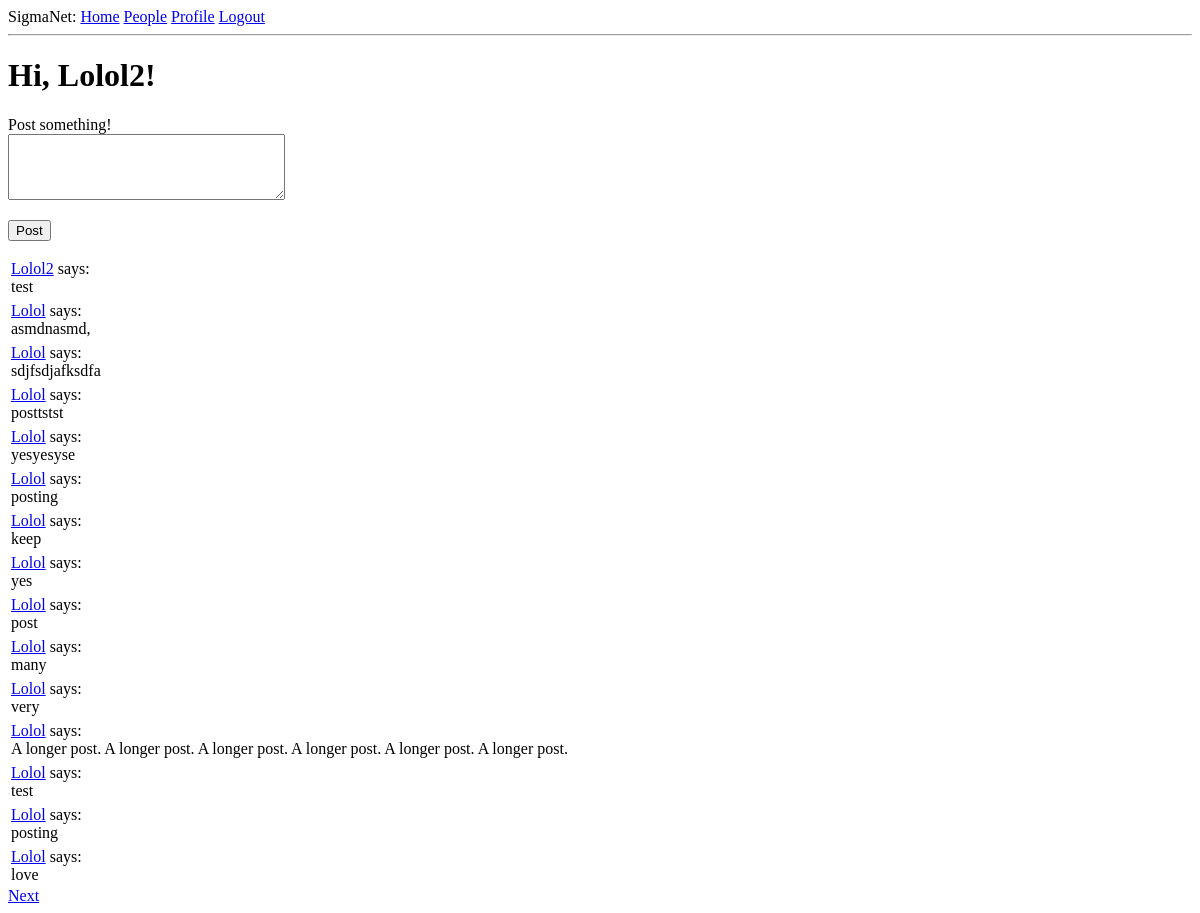
Before: /index (signed in) with the older database file.
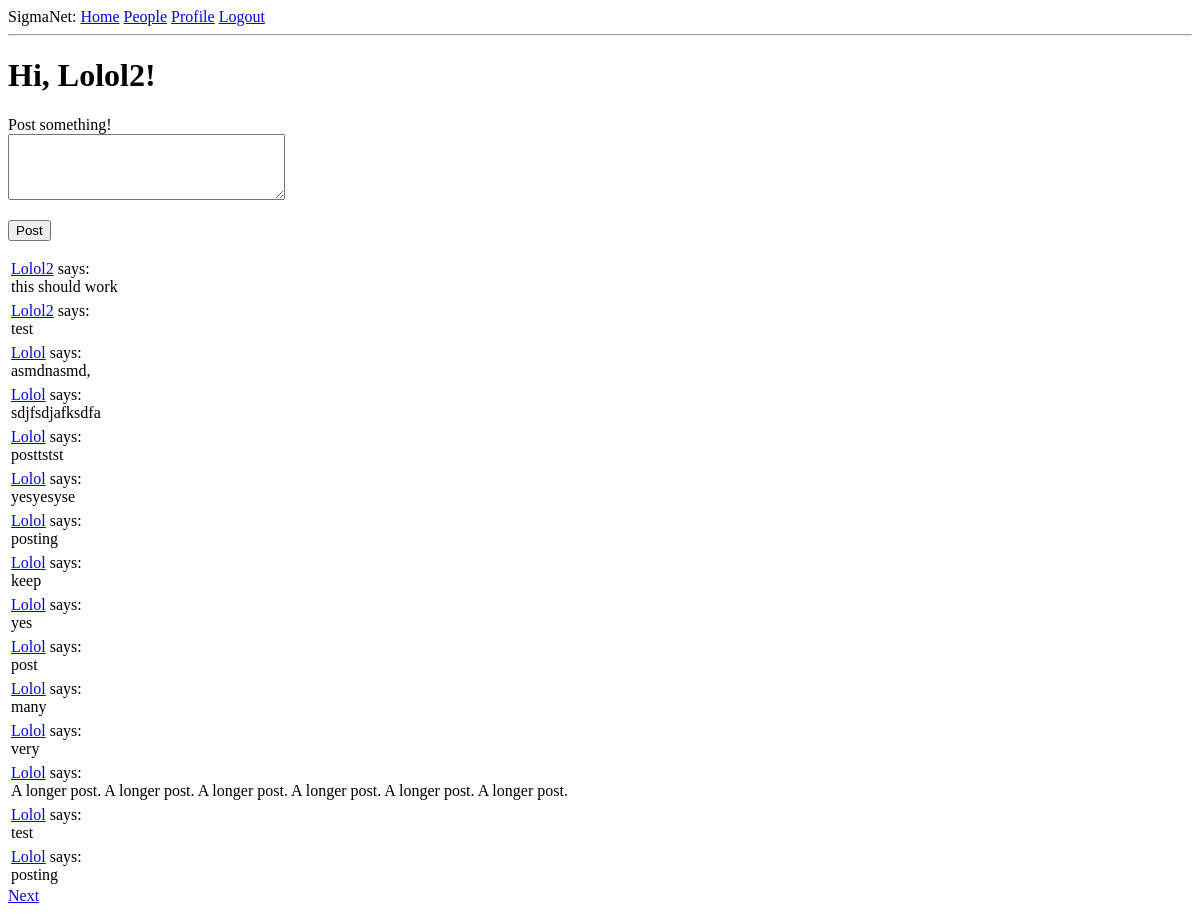
After: the same page with the newer database file.
### app/models.py (models this page shows, shortened)
class Post(db.Model):
    id = db.Column(db.Integer, primary_key=True)
    body = db.Column(db.String(140))
    timestamp = db.Column(db.DateTime, index=True, default=datetime.utcnow)
    user_id = db.Column(db.Integer, db.ForeignKey('user.id'))
    comments = db.relationship('Comment', backref='post', lazy='dynamic')

class User(UserMixin, db.Model):
    id = db.Column(db.Integer, primary_key=True)
    username = db.Column(db.String(64), index=True, unique=True)
    email = db.Column(db.String(120), index=True, unique=True)
    password_hash = db.Column(db.String(128))
    posts = db.relationship('Post', backref='author', lazy='dynamic')
    about_me = db.Column(db.String(140))
    comments = db.relationship('Comment', backref='author', lazy='dynamic')

### app/routes.py (the view)
@app.route('/', methods=['GET', 'POST'])
@app.route('/index', methods=['GET', 'POST'])
@login_required
def index():
    form = PostForm()
    if form.validate_on_submit():
        post = Post(body=form.post.data, author=current_user)
        db.session.add(post)
        db.session.commit()
        flash('Your post is now posted!')
        return redirect(url_for('index'))
    page = request.args.get('page', 1, type=int)
    posts = Post.query.order_by(Post.timestamp.desc()).paginate(
        page, app.config['POSTS_PER_PAGE'], True)
    if posts.has_next is True:
        next_url = url_for('index', page=posts.next_num)
    else:
        next_url = None
    if posts.has_prev is True:
        prev_url = url_for('index', page=posts.prev_num)
    else:
        prev_url = None
    session.permanent = True
    app.permanent_session_lifetime = timedelta(minutes=5)
    return render_template('index.html', title='Home', form=form, posts=posts.items, next_url=next_url, prev_url=prev_url)

### app/forms.py
class PostForm(FlaskForm):
    post = TextAreaField('Post something!', validators=[
                         DataRequired(), Length(min=1, max=140)])
    submit = SubmitField('Post')

### app/models.py (called while the page is built)
@login.user_loader
def load_user(id):
    return User.query.get(int(id))

### app/routes.py (called while the page is built)
@app.before_request
def make_session_permanent():
    session.permanent = True
    app.permanent_session_lifetime = timedelta(minutes=30)

### app/templates/index.html (shortened to what this page needs)
{% extends "base.html" %}
{% block content %}
    <h1>Hi, {{ current_user.username }}!</h1>
	{% if form %}
	<form action="" method="post">
		<p>
			{{ form.post.label }}<br>
			{{ form.post(cols=32, rows=4) }}<br>
		</p>
		<p>{{ form.submit() }}</p>
	</form>
	{% endif %}
    {% for post in posts %}
		{% include '_post.html' %}
	{% endfor %}
	{% if next_url %}
		<a href="{{ next_url }}">Next</a>
	{% endif %}
{% endblock %}

### app/templates/_post.html
<table>
	<tr valign="top">
		<td><a href="{{ url_for('user', username=post.author.username) }}">{{ post.author.username }}</a> says:<br>
			<a style="text-decoration:none; color:inherit" href="{{url_for('post', post_id=post.id) }}">{{ post.body }}</a>
		</td>
	</tr>
</table>

Changed rows visible on the page:
no longer on this page (row unchanged): Post: author.username "Lolol", body "love"
added Post: author.username "Lolol2", body "this should work"
